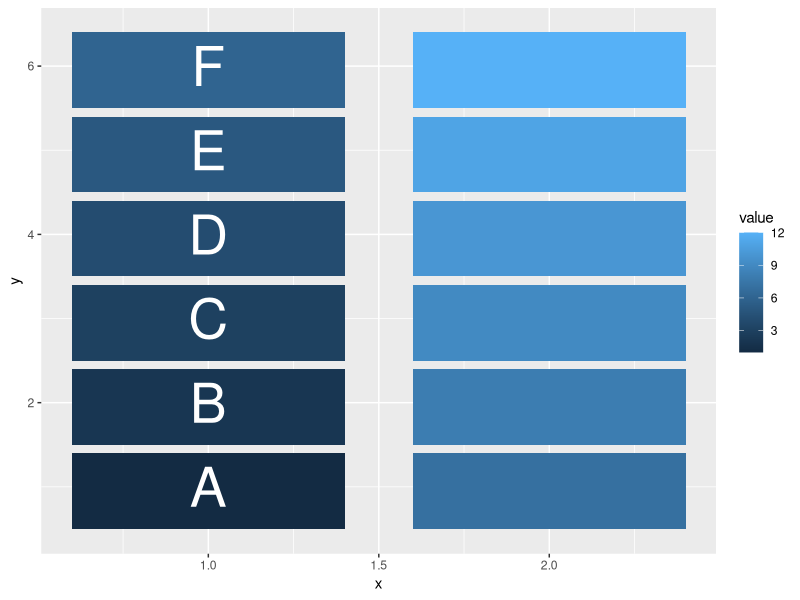

Write R code to recreate this figure.
# 
# Author: Daniel Dittenhafer
#
# Created: Oct 13, 2014
#
# Description: Answers to Week 8 Data Science Context
#
require (ggplot2)

seats <- seq(1,12,1)
ids <- factor(seats)
ids

values <- data.frame(id=ids, value = rep(seats, each=1))
values

rep(ids, each=4)

row1X <- c(0.6,0.6,1.4,1.4)
row2X <- c(1.6,1.6,2.4,2.4)
allRowsX <- c(rep(row1X, times=6), rep(row2X, times=6))
allRowsX

# Define the Y coordinates for the seats
rowY <- c(0.5,1.4,1.4,0.5, 1.5,2.4,2.4,1.5, 2.5,3.4,3.4,2.5, 3.5,4.4,4.4,3.5, 4.5,5.4,5.4,4.5, 5.5,6.4,6.4,5.5)

# Create vector row all rows by multiplying the Y coords.
allRowsY <- c(rep(rowY, times=2))
allRowsY

# Full seat row positions
positions <- data.frame(id=rep(ids, each=4), 
                        x=allRowsX,
                        y=allRowsY)

# merge the values with the positions by id
data <- merge(values, positions, by=c("id"))
data

# reproducible data structure
dput(data)

someData <- structure(list(id = structure(c(1L, 1L, 1L, 1L, 10L, 10L, 10L, 
10L, 11L, 11L, 11L, 11L, 12L, 12L, 12L, 12L, 2L, 2L, 2L, 2L, 
3L, 3L, 3L, 3L, 4L, 4L, 4L, 4L, 5L, 5L, 5L, 5L, 6L, 6L, 6L, 6L, 
7L, 7L, 7L, 7L, 8L, 8L, 8L, 8L, 9L, 9L, 9L, 9L), .Label = c("1", 
"2", "3", "4", "5", "6", "7", "8", "9", "10", "11", "12"), class = "factor"), 
value = c(1, 1, 1, 1, 10, 10, 10, 10, 11, 11, 11, 11, 12, 
12, 12, 12, 2, 2, 2, 2, 3, 3, 3, 3, 4, 4, 4, 4, 5, 5, 5, 
5, 6, 6, 6, 6, 7, 7, 7, 7, 8, 8, 8, 8, 9, 9, 9, 9), x = c(0.6, 
0.6, 1.4, 1.4, 1.6, 1.6, 2.4, 2.4, 1.6, 1.6, 2.4, 2.4, 1.6, 
1.6, 2.4, 2.4, 0.6, 0.6, 1.4, 1.4, 0.6, 0.6, 1.4, 1.4, 0.6, 
0.6, 1.4, 1.4, 0.6, 0.6, 1.4, 1.4, 0.6, 0.6, 1.4, 1.4, 1.6, 
1.6, 2.4, 2.4, 1.6, 1.6, 2.4, 2.4, 1.6, 1.6, 2.4, 2.4), y = c(0.5, 
1.4, 1.4, 0.5, 3.5, 4.4, 4.4, 3.5, 4.5, 5.4, 5.4, 4.5, 5.5, 
6.4, 6.4, 5.5, 1.5, 2.4, 2.4, 1.5, 2.5, 3.4, 3.4, 2.5, 3.5, 
4.4, 4.4, 3.5, 4.5, 5.4, 5.4, 4.5, 5.5, 6.4, 6.4, 5.5, 0.5, 
1.4, 1.4, 0.5, 1.5, 2.4, 2.4, 1.5, 2.5, 3.4, 3.4, 2.5)), .Names = c("id", 
"value", "x", "y"), row.names = c(NA, -48L), class = "data.frame")

g1 <- ggplot(data=someData, aes(x=x, y=y))
g1 <- g1 + geom_polygon(aes(fill=value, group=id))
g1 <- g1 + annotate("text", x = c(1,1,1,1,1,1), y = c(1,2,3,4,5,6), label = c("A", "B", "C", "D", "E", "F"), colour="white", size=14)
g1

sessionInfo()

# Converting R code to HTML
# theCode <- scan("C:/SourceCode/R/DataAcqMgmt/Week8/Week8-DataSciContext.R", what="character")
# theHtml <- highr::hi_html(theCode)
# write(theHtml, "C:/SourceCode/R/DataAcqMgmt/Week8/Week8-DataSciContext.html")

